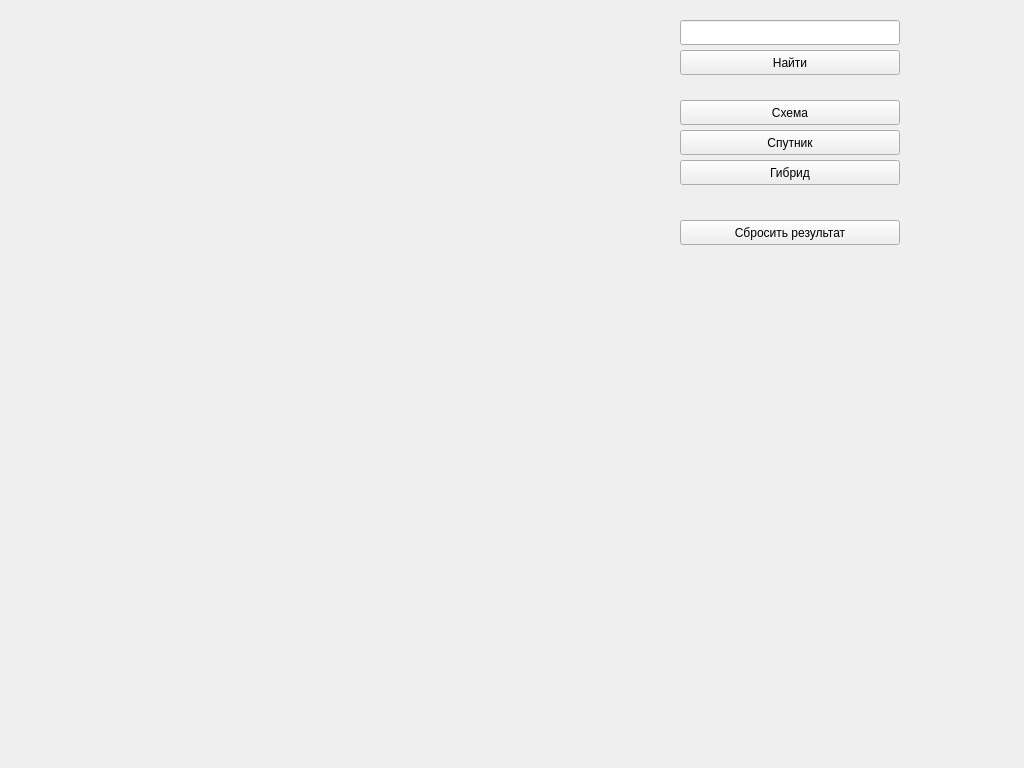
<?xml version="1.0" encoding="UTF-8"?>
<ui version="4.0">
 <class>Form</class>
 <widget class="QWidget" name="Form">
  <property name="geometry">
   <rect>
    <x>0</x>
    <y>0</y>
    <width>1024</width>
    <height>768</height>
   </rect>
  </property>
  <property name="windowTitle">
   <string>Form</string>
  </property>
  <widget class="QLabel" name="image">
   <property name="geometry">
    <rect>
     <x>10</x>
     <y>20</y>
     <width>650</width>
     <height>450</height>
    </rect>
   </property>
   <property name="text">
    <string/>
   </property>
  </widget>
  <widget class="QPushButton" name="scheme">
   <property name="geometry">
    <rect>
     <x>680</x>
     <y>100</y>
     <width>220</width>
     <height>25</height>
    </rect>
   </property>
   <property name="text">
    <string>Схема</string>
   </property>
   <attribute name="buttonGroup">
    <string notr="true">map_type_buttons</string>
   </attribute>
  </widget>
  <widget class="QPushButton" name="satellite">
   <property name="geometry">
    <rect>
     <x>680</x>
     <y>130</y>
     <width>220</width>
     <height>25</height>
    </rect>
   </property>
   <property name="text">
    <string>Спутник</string>
   </property>
   <attribute name="buttonGroup">
    <string notr="true">map_type_buttons</string>
   </attribute>
  </widget>
  <widget class="QPushButton" name="hybrid">
   <property name="geometry">
    <rect>
     <x>680</x>
     <y>160</y>
     <width>220</width>
     <height>25</height>
    </rect>
   </property>
   <property name="text">
    <string>Гибрид</string>
   </property>
   <attribute name="buttonGroup">
    <string notr="true">map_type_buttons</string>
   </attribute>
  </widget>
  <widget class="QLineEdit" name="search">
   <property name="geometry">
    <rect>
     <x>680</x>
     <y>20</y>
     <width>220</width>
     <height>25</height>
    </rect>
   </property>
  </widget>
  <widget class="QPushButton" name="confirm_search">
   <property name="geometry">
    <rect>
     <x>680</x>
     <y>50</y>
     <width>220</width>
     <height>25</height>
    </rect>
   </property>
   <property name="text">
    <string>Найти</string>
   </property>
  </widget>
  <widget class="QPushButton" name="reset">
   <property name="geometry">
    <rect>
     <x>680</x>
     <y>220</y>
     <width>220</width>
     <height>25</height>
    </rect>
   </property>
   <property name="text">
    <string>Сбросить результат</string>
   </property>
  </widget>
 </widget>
 <resources/>
 <connections/>
 <buttongroups>
  <buttongroup name="map_type_buttons"/>
 </buttongroups>
</ui>
